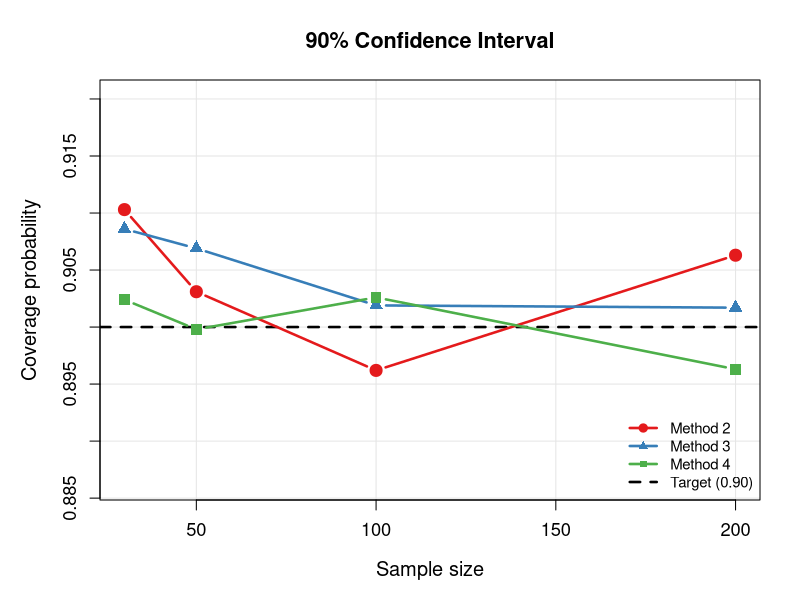
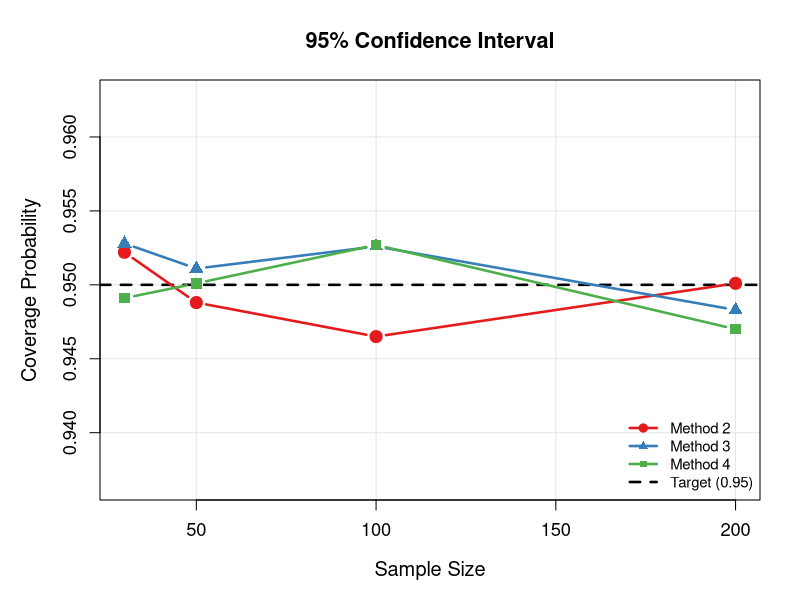
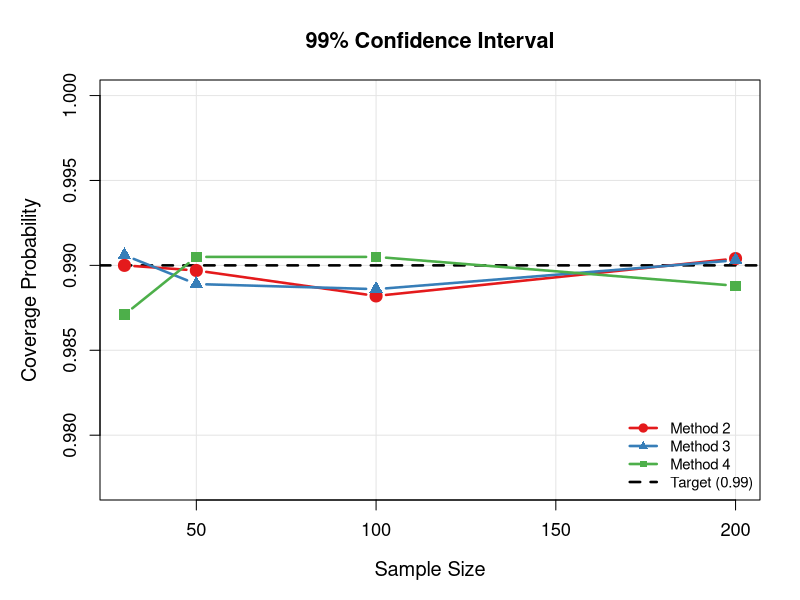
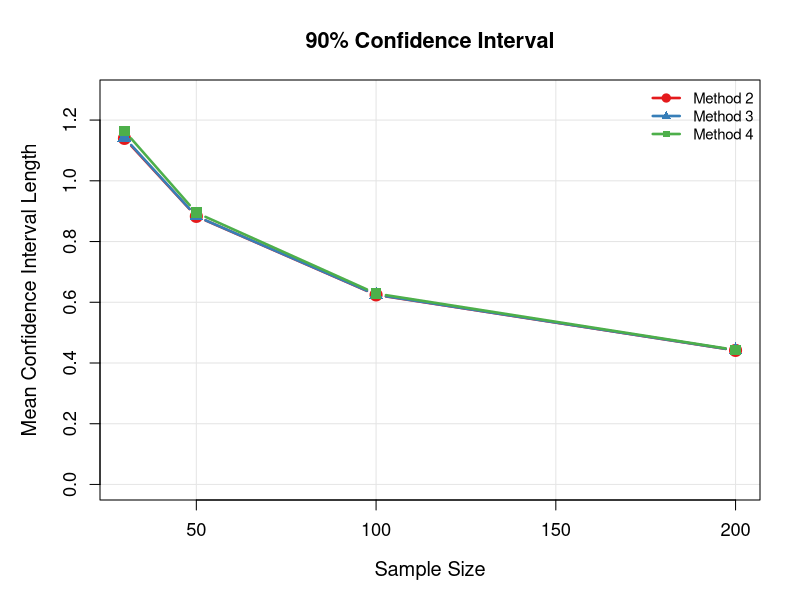
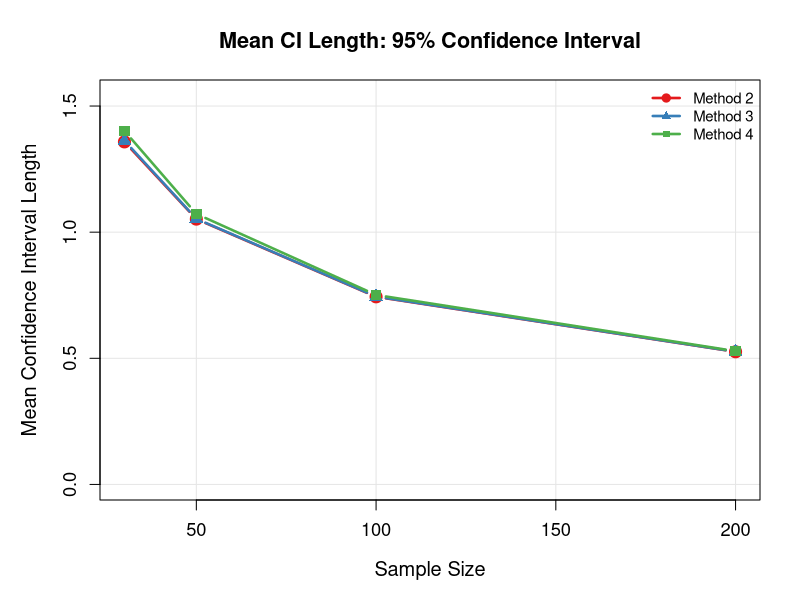
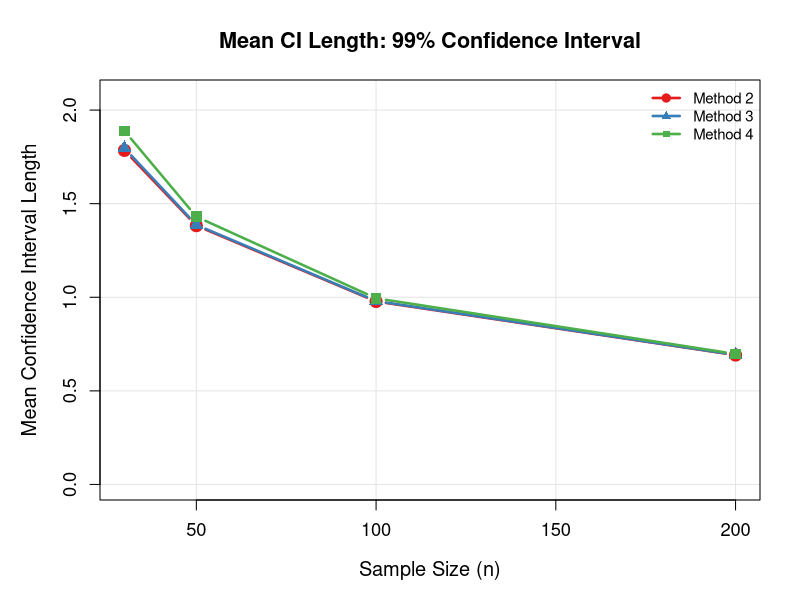

Recreate these plots in R, in order.
## ---- chunk 1

## ---- chunk 2

## ---- chunk 3
#initialization of our variables
id <- 36
set.seed(id)
theta <- id/10
alpha_list <- c(0.1, 0.05, 0.01) # levels of alpha
n <- c(30, 50, 100, 200) # sample sizes
M <- 10000 #times to replicate
## ---- chunk 4
coverage2 <- matrix(0, nrow = length(n), ncol = length(alpha_list))
avgLength2 <- matrix(0, nrow = length(n), ncol = length(alpha_list)) #avarage length of confidence intervals we just add them and devide on number of them
sdLength2 <- matrix(0, nrow = length(n), ncol = length(alpha_list))

for (i in 1:length(n)){
  ni <- n[i]
  #cat("sample size = ", ni, "\n")
  samples <- matrix (rpois(ni * M, lambda = theta), nrow = ni, ncol = M) #just generatind n samples using rpois
  sample_means <- colMeans(samples)
  for (j in 1:length(alpha_list)){
    alpha <- alpha_list[j]
    confidenceLevel <- 1 - alpha
    critical <- qnorm(1-alpha/2)
    
    err <- critical * sqrt(theta / ni)
    lower <- sample_means - err
    upper <- sample_means +err
    
    coverage <- mean((lower <= theta) & (theta <= upper))
    lengths <- upper - lower
    meanLength <- mean(lengths)
    sdLengths <- sd(lengths)
    
    coverage2[i, j] <- coverage
    avgLength2[i, j] <- meanLength
    sdLength2[i, j] <- sdLengths

#cat("confidence level = ", confidenceLevel * 100, "%\n")
    #cat(sprintf("coverage probability: %.4f and expected: %.4f", coverage, confidenceLevel), "\n")
    #cat("coverage error: ",abs(coverage - confidenceLevel) * 100, "\n")
    #cat("mean critical interval length: ", meanLength, "\n")
    #cat("SD of critical length  ", sdLengths, "\n")
    #cat("сritical value ", critical, "\n\n")
  }
}
## ---- chunk 5
coverage3 <- matrix(0, nrow = length(n), ncol = length(alpha_list))
avgLength3 <- matrix(0, nrow = length(n), ncol = length(alpha_list)) #avarage length of confidence intervals we just add them and devide on number of them
sdLength3 <- matrix(0, nrow = length(n), ncol = length(alpha_list))

for (i in 1:length(n)) {
  ni <- n[i]
  #cat("sample size =", ni, "\n")
  
  samples <- matrix(rpois(ni * M, lambda = theta), nrow = ni, ncol = M)
  sample_means <- colMeans(samples)
  
  for (j in 1:length(alpha_list)) {
    alpha <- alpha_list[j]
    confidenceLevel <- 1 - alpha
    critical <- qnorm(1 - alpha/2)
    
    a <- 1
    b <- -(2 * sample_means + critical^2 /ni)
    c <- sample_means^2
    
    discriminant <- b^2 - 4 * a * c
    
    lower <- (-b - sqrt(discriminant)) / (2 * a)
    upper <- (-b + sqrt(discriminant)) / (2 * a)
    

    coverage <- mean((lower <= theta) & (theta <= upper))
    lengths <- upper - lower
    meanLength <- mean(lengths)
    sdLength <- sd(lengths)
    
    coverage3[i, j] <- coverage
    avgLength3[i, j] <- meanLength
    sdLength3[i, j] <- sdLength
    
    #cat("confidence level = ", confidenceLevel * 100, "%\n")
    #cat(sprintf("coverage probability: %.4f and expected: %.4f", coverage, confidenceLevel), "\n")
    #cat("coverage error: ", abs(coverage - confidenceLevel) * 100, "\n")
    #cat("mean critical interval length: ", meanLength, "\n")
    #cat("SD of critical length  ", sdLength, "\n")
    #cat("сritical value ", critical, "\n\n")
  }
}
## ---- chunk 6
coverage4 <- matrix(0, nrow = length(n), ncol = length(alpha_list))
avgLength4 <- matrix(0, nrow = length(n), ncol = length(alpha_list)) #avarage length of confidence intervals we just add them and devide on number of them
sdLength4 <- matrix(0, nrow = length(n), ncol = length(alpha_list))
for (i in 1:length(n)) {
  ni <- n[i]
  #cat("sample size =", ni, "\n")

  samples <- matrix(rpois(ni * M, lambda = theta), nrow = ni, ncol = M)
  sample_means <- colMeans(samples)
  sample_sds <- apply(samples, 2, sd)
  
  for (j in 1:length(alpha_list)) {
    alpha <- alpha_list[j]
    confidenceLevel <- 1 - alpha
    critical <- qt(1 - alpha/2, df = ni - 1)

    error <- critical * sample_sds / sqrt(ni)
    lower <- sample_means - error
    upper <- sample_means + error

    coverage <- mean((lower <= theta) & (theta <= upper))
    lengths <- upper - lower
    meanLength <- mean(lengths)
    sdLength <- sd(lengths)
    
    coverage4[i, j] <- coverage
    avgLength4[i, j] <- meanLength
    sdLength4[i, j] <- sdLength
    #cat("confidence level = ", confidenceLevel * 100, "%\n")
    #cat(sprintf("coverage probability: %.4f and expected: %.4f", coverage, confidenceLevel), "\n")
    #cat("coverage error: ",abs(coverage - confidenceLevel) * 100, "\n")
    #cat("mean critical interval length: ", meanLength, "\n")
    #cat("SD of critical length  ", sdLength, "\n")
    #cat("сritical value ", critical, "\n\n")
  }
}

## ---- chunk 7
for (j in 1:length(alpha_list)) {
  alpha <- alpha_list[j]
  confidenceLevel <- 1 - alpha
  comparison_df <- data.frame(
    n = n,
    Method2 = coverage2[, j],
    Method3 = coverage3[, j],
    Method4 = coverage4[, j],
    M2_Error = abs(coverage2[, j] - confidenceLevel),
    M3_Error = abs(coverage3[, j] - confidenceLevel),
    M4_Error = abs(coverage4[, j] - confidenceLevel)
  )
  print(comparison_df, digits = 4)

  length_df <- data.frame(
    n = n,
    Method2 = avgLength2[, j],
    Method3 = avgLength3[, j],
    Method4 = avgLength4[, j]
  )
  print(length_df, digits = 4)
  
  efficiency_df <- data.frame(
    n = n,
    Method2 = rep(1.0, length(n)),
    Method3 = avgLength3[, j] / avgLength2[, j],
    Method4 = avgLength4[, j] / avgLength2[, j]
  )
  print(efficiency_df, digits = 4)
}
## ---- chunk 8
colors <- c("#E41A1C", "#377EB8", "#4DAF4A")
method_names <- c("Method 2", "Method 3", "Method 4")

par(mfrow = c(1, 1), mar = c(5, 5, 4, 2))
j <- 1
alpha <- alpha_list[j]
conf_level <- 1 - alpha

all_coverage <- c(coverage2[, j], coverage3[, j], coverage4[, j])
y_min <- max(0.80, min(all_coverage) - 0.01)
y_max <- min(1.00, max(all_coverage) + 0.01)

plot(n, coverage2[, j], type = "n",
     ylim = c(y_min, y_max),
     xlab = "Sample size", 
     ylab = "Coverage probability",
     main = sprintf("%.0f%% Confidence Interval", 
                    conf_level * 100),
     panel.first = grid(col = "gray90", lty = 1),
     cex.lab = 1.2, cex.main = 1.3, cex.axis = 1.1)

abline(h = conf_level, lty = 2, col = "black", lwd = 2.5)

lines(n, coverage2[, j], type = "b", pch = 19, col = colors[1], lwd = 2.5, cex = 1.4)
lines(n, coverage3[, j], type = "b", pch = 17, col = colors[2], lwd = 2.5, cex = 1.4)
lines(n, coverage4[, j], type = "b", pch = 15, col = colors[3], lwd = 2.5, cex = 1.4)

legend("bottomright", 
       legend = c(method_names, sprintf("Target (%.2f)", conf_level)),
       col = c(colors, "black"), 
       pch = c(19, 17, 15, NA), 
       lty = c(1, 1, 1, 2), 
       lwd = 2.5, 
       bty = "n",
       cex = 0.9)

## ---- chunk 9
par(mfrow = c(1, 1), mar = c(5, 5, 4, 2))
j <- 2
alpha <- alpha_list[j]
conf_level <- 1 - alpha

all_coverage <- c(coverage2[, j], coverage3[, j], coverage4[, j])
y_min <- max(0.80, min(all_coverage) - 0.01)
y_max <- min(1.00, max(all_coverage) + 0.01)

plot(n, coverage2[, j], type = "n",
     ylim = c(y_min, y_max),
     xlab = "Sample Size", 
     ylab = "Coverage Probability",
     main = sprintf("%.0f%% Confidence Interval", 
                    conf_level * 100),
     panel.first = grid(col = "gray90", lty = 1),
     cex.lab = 1.2, cex.main = 1.3, cex.axis = 1.1)

abline(h = conf_level, lty = 2, col = "black", lwd = 2.5)

lines(n, coverage2[, j], type = "b", pch = 19, col = colors[1], lwd = 2.5, cex = 1.4)
lines(n, coverage3[, j], type = "b", pch = 17, col = colors[2], lwd = 2.5, cex = 1.4)
lines(n, coverage4[, j], type = "b", pch = 15, col = colors[3], lwd = 2.5, cex = 1.4)

legend("bottomright", 
       legend = c(method_names, sprintf("Target (%.2f)", conf_level)),
       col = c(colors, "black"), 
       pch = c(19, 17, 15, NA), 
       lty = c(1, 1, 1, 2), 
       lwd = 2.5, 
       bty = "n",
       cex = 0.9)

## ---- chunk 10
par(mfrow = c(1, 1), mar = c(5, 5, 4, 2))
j <- 3
alpha <- alpha_list[j]
conf_level <- 1 - alpha

all_coverage <- c(coverage2[, j], coverage3[, j], coverage4[, j])
y_min <- max(0.80, min(all_coverage) - 0.01)
y_max <- min(1.00, max(all_coverage) + 0.01)

plot(n, coverage2[, j], type = "n",
     ylim = c(y_min, y_max),
     xlab = "Sample Size", 
     ylab = "Coverage Probability",
     main = sprintf("%.0f%% Confidence Interval", conf_level * 100),
     panel.first = grid(col = "gray90", lty = 1),
     cex.lab = 1.2, cex.main = 1.3, cex.axis = 1.1)

abline(h = conf_level, lty = 2, col = "black", lwd = 2.5)

lines(n, coverage2[, j], type = "b", pch = 19, col = colors[1], lwd = 2.5, cex = 1.4)
lines(n, coverage3[, j], type = "b", pch = 17, col = colors[2], lwd = 2.5, cex = 1.4)
lines(n, coverage4[, j], type = "b", pch = 15, col = colors[3], lwd = 2.5, cex = 1.4)

legend("bottomright", 
       legend = c(method_names, sprintf("Target (%.2f)", conf_level)),
       col = c(colors, "black"), 
       pch = c(19, 17, 15, NA), 
       lty = c(1, 1, 1, 2), 
       lwd = 2.5, 
       bty = "n",
       cex = 0.9)

## ---- chunk 11
par(mfrow = c(1, 1), mar = c(5, 5, 4, 2))
j <- 1
alpha <- alpha_list[j]
conf_level <- 1 - alpha

all_lengths <- c(avgLength2[, j], avgLength3[, j], avgLength4[, j])
y_max <- max(all_lengths) * 1.1

plot(n, avgLength2[, j], type = "n",
     ylim = c(0, y_max),
     xlab = "Sample Size", 
     ylab = "Mean Confidence Interval Length",
     main = sprintf("%.0f%% Confidence Interval",conf_level * 100),
     panel.first = grid(col = "gray90", lty = 1),
     cex.lab = 1.2, cex.main = 1.3, cex.axis = 1.1)

lines(n, avgLength2[, j], type = "b", pch = 19, col = colors[1], lwd = 2.5, cex = 1.4)
lines(n, avgLength3[, j], type = "b", pch = 17, col = colors[2], lwd = 2.5, cex = 1.4)
lines(n, avgLength4[, j], type = "b", pch = 15, col = colors[3], lwd = 2.5, cex = 1.4)

legend("topright", 
       legend = method_names,
       col = colors, 
       pch = c(19, 17, 15), 
       lty = 1, 
       lwd = 2.5,
       bty = "n",
       cex = 0.9)
## ---- chunk 12
par(mfrow = c(1, 1), mar = c(5, 5, 4, 2))
j <- 2
alpha <- alpha_list[j]
conf_level <- 1 - alpha

all_lengths <- c(avgLength2[, j], avgLength3[, j], avgLength4[, j])
y_max <- max(all_lengths) * 1.1

plot(n, avgLength2[, j], type = "n",
     ylim = c(0, y_max),
     xlab = "Sample Size", 
     ylab = "Mean Confidence Interval Length",
     main = sprintf("Mean CI Length: %.0f%% Confidence Interval", 
                    conf_level * 100, alpha),
     panel.first = grid(col = "gray90", lty = 1),
     cex.lab = 1.2, cex.main = 1.3, cex.axis = 1.1)

lines(n, avgLength2[, j], type = "b", pch = 19, col = colors[1], lwd = 2.5, cex = 1.4)
lines(n, avgLength3[, j], type = "b", pch = 17, col = colors[2], lwd = 2.5, cex = 1.4)
lines(n, avgLength4[, j], type = "b", pch = 15, col = colors[3], lwd = 2.5, cex = 1.4)

legend("topright", 
       legend = method_names,
       col = colors, 
       pch = c(19, 17, 15), 
       lty = 1, 
       lwd = 2.5,
       bty = "n",
       cex = 0.9)
## ---- chunk 13
par(mfrow = c(1, 1), mar = c(5, 5, 4, 2))
j <- 3
alpha <- alpha_list[j]
conf_level <- 1 - alpha

all_lengths <- c(avgLength2[, j], avgLength3[, j], avgLength4[, j])
y_max <- max(all_lengths) * 1.1

plot(n, avgLength2[, j], type = "n",
     ylim = c(0, y_max),
     xlab = "Sample Size (n)", 
     ylab = "Mean Confidence Interval Length",
     main = sprintf("Mean CI Length: %.0f%% Confidence Interval", 
                    conf_level * 100),
     panel.first = grid(col = "gray90", lty = 1),
     cex.lab = 1.2, cex.main = 1.3, cex.axis = 1.1)

lines(n, avgLength2[, j], type = "b", pch = 19, col = colors[1], lwd = 2.5, cex = 1.4)
lines(n, avgLength3[, j], type = "b", pch = 17, col = colors[2], lwd = 2.5, cex = 1.4)
lines(n, avgLength4[, j], type = "b", pch = 15, col = colors[3], lwd = 2.5, cex = 1.4)

legend("topright", 
       legend = method_names,
       col = colors, 
       pch = c(19, 17, 15), 
       lty = 1, 
       lwd = 2.5,
       bty = "n",
       cex = 0.9)
## ---- chunk 14
id <- 36
set.seed(id)
N <- 100
mu <- 10
sigma_squared <- 4
sigma <- sqrt(sigma_squared)
dataset <- rnorm(N, mean = mu, sd = sigma)
head(dataset)
cat("Population Mean (mu):", mu, "\n")
cat("Population Variance (sigma_squared):", sigma_squared, "\n")
sample_mean <- mean(dataset)
sample_variance <- var(dataset)
biased_variance <- sum((dataset - mean(dataset))^2) / N
cat("Sample Mean:", sample_mean, "\n")
cat("Sample Variance:", sample_variance, "\n")
cat("Variance:", biased_variance, "\n")

## ---- chunk 15
n_values <- c(10, 50, 100, 1000)
for (n in n_values){
  sigma_n_squared <- sum((dataset - sample_mean)^2)/n
  cat("for n ", n, "sigma n squared", sigma_n_squared, "\n")
  sigma_n_minus1_squared <- sum((dataset - sample_mean)^2)/(n-1)
  cat("for n ", n, "sigma n-1  squared", sigma_n_minus1_squared, "\n")
  
  bias_sigma_n_squared <- sigma_n_squared - sigma_squared
  cat("Bias for sigma n squared", bias_sigma_n_squared, "\n")
  bias_sigma_n_minus1_squared <- sigma_n_minus1_squared - sigma_squared
  cat("Bias for sigma n - 1 squared", bias_sigma_n_minus1_squared, "\n")
}
## ---- chunk 16

